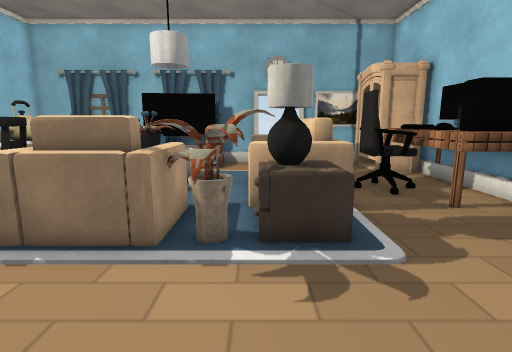
[1] (above)

19 first-person views from a walk through a scene from a Unity 3-D project. The camera is 1.2 m above the floor, tilts 10° down and sees 80° across. The floor is counted in squares, 0.5 m on a side. Each view is taken from the middle of a square. On the plan, view 1 faces up. The plan holds only what a view shows up to about 19 squares ahead; the rest is blank. Door leaves are left out, so doorways stand open. Some surface patterns are stand-ins.

[2]
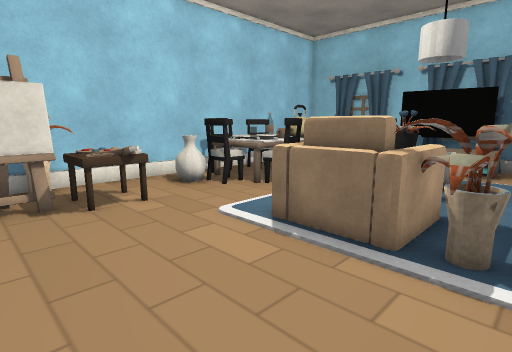

[3]
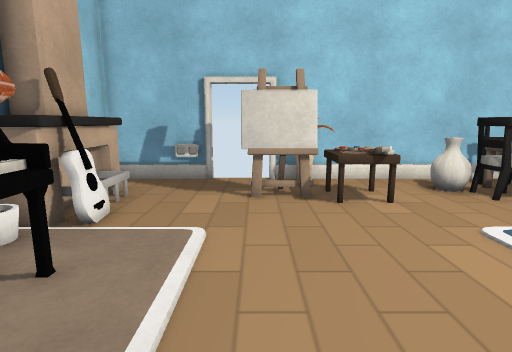

[4]
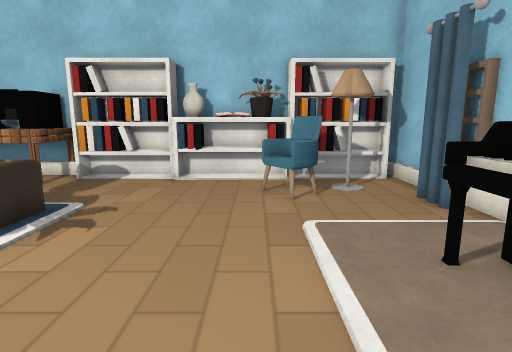

[5]
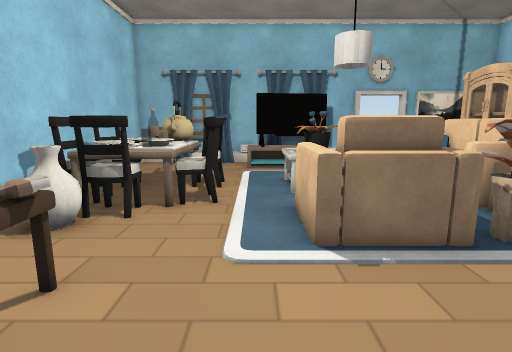

[6]
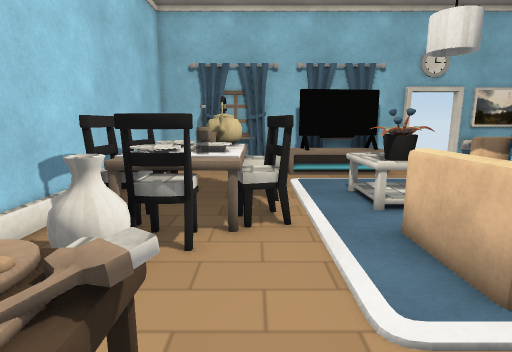

[7]
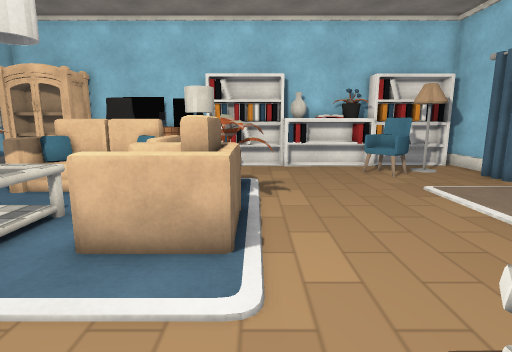

[8]
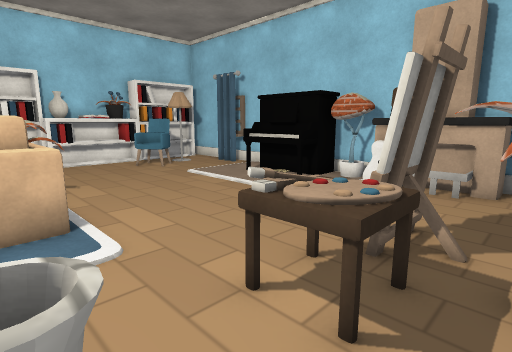

[9]
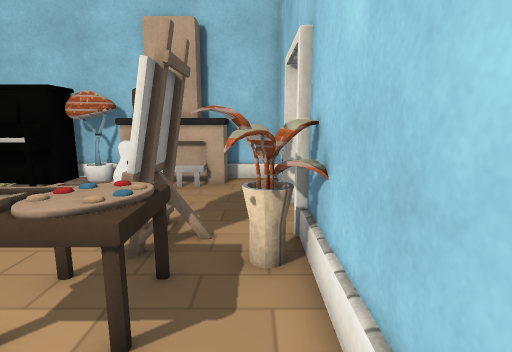

[10]
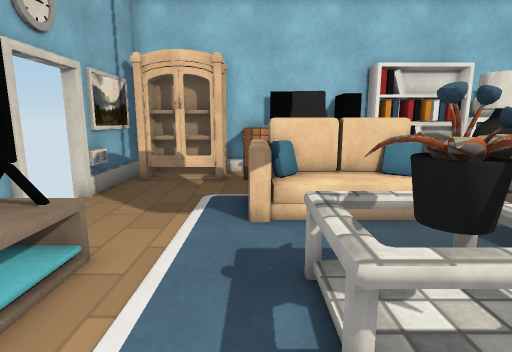

[11]
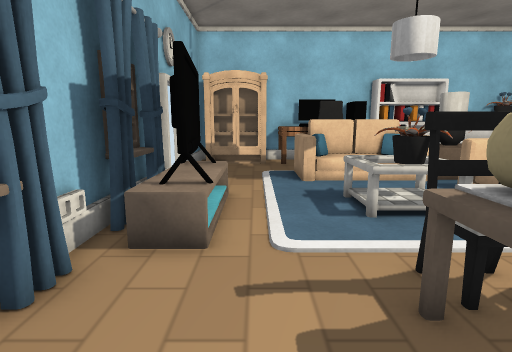

[12]
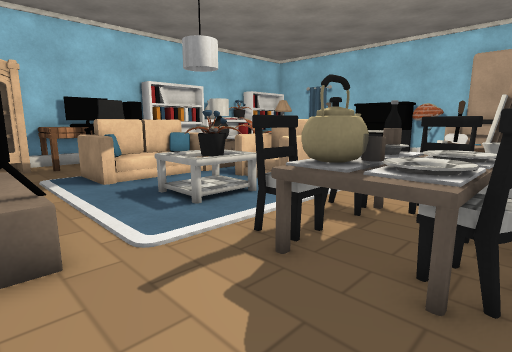

[13]
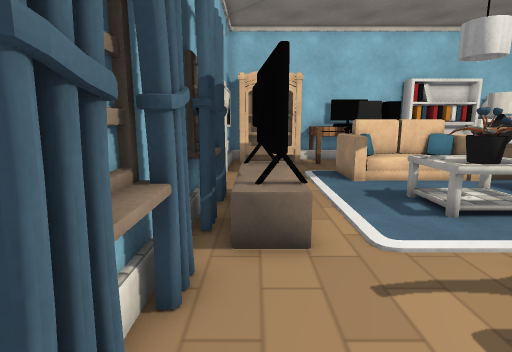

[14]
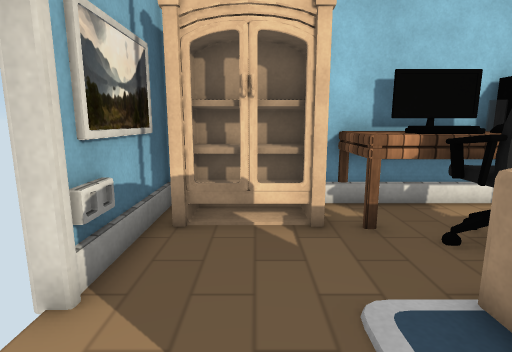

[15]
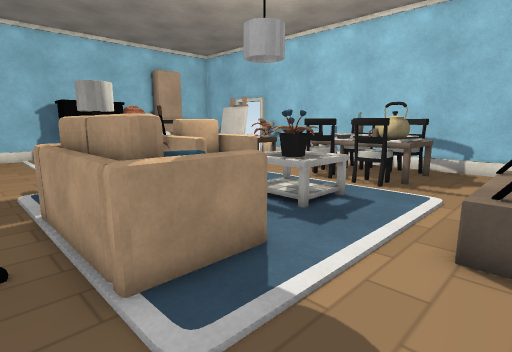

[16]
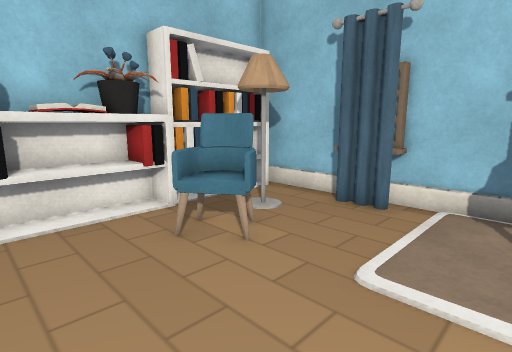

[17]
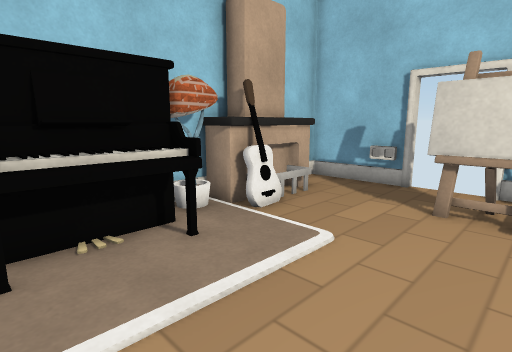

[18]
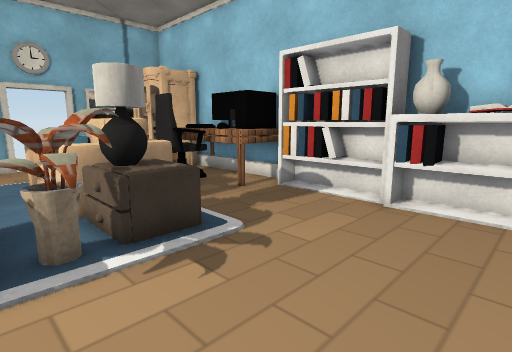

[19]
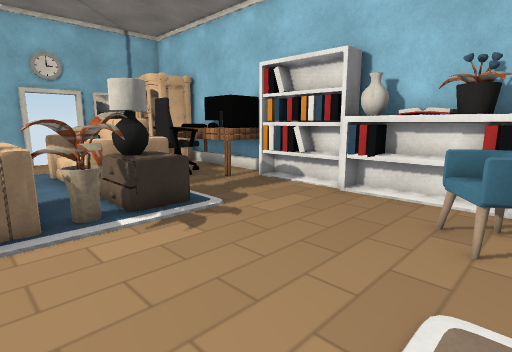

### Floor plan
Key: @ floor where view 1 was taken; # wall or solid block; x gap in a wall; . floor; D open door; = window, fence, low wall or low ledge; C cupboard; T TV; S sofa; A table; R carpet; H chair; B cabinet; L lamp; E vase; I thing the floor can be seen under or through; P piano; F shelf; K books; O other object.
Columns run from 13 left of view 1 to 8 right of it. Each row starts with its distance up from view 1.
 19   ########  ##DD######
 18 ####=##.######DDOO #C
 17 #......TTTTT.......CC
 16 #......TTTTT.......CC
 15 #..................CC#
 14 #......         ...AA#
 13 #.OOOO.      SSSS..AAA
 12 #HH OHH AAAR RSSSHHOAA
 11 #HHOOHH AAAR R SSHHO A
 10 #HHOOHH AAAR R SSHHA A
  9 #HHO HH      SSSS..AAA
  8 #.OHH.. R  R BB S..AF#
  7 #.EE... R  S LLB....K#
  6 #...... SSSS#RLB....K#
  5 #.......SSSS=#R.....K#
  4 #.AOO.......=.......K#
  3 #IOOO...............E#
  2 #IIAA...............E#
  1 #IOO................K#
  0 D..O.........@....H.K#
 -1 D...............HHH.K#
 -2 x......   .   ...HH.KF
 -3 O......  PPPP ...LLLK#
 -4 #....OO PPPPP ....LLK#
 -5 #.OOOOO#R     .###..K#
 -6 ##OO OR#RP  R#######F#

Where each view was taken, in squares from view 1:
view 1: 0 up, 0 right, facing up
view 2: 0 up, 0 right, facing up-left
view 3: 0 up, 0 right, facing left
view 4: 0 up, 6 left, facing right
view 5: 0 up, 6 left, facing up
view 6: 2 up, 8 left, facing up
view 7: 5 up, 10 left, facing right
view 8: 7 up, 12 left, facing down-right
view 9: 7 up, 12 left, facing down
view 10: 13 up, 7 left, facing right
view 11: 15 up, 12 left, facing right
view 12: 17 up, 12 left, facing down-right
view 13: 17 up, 12 left, facing right
view 14: 16 up, 1 left, facing right
view 15: 17 up, 4 right, facing down-left
view 16: 3 up, 1 left, facing down-right
view 17: 2 up, 1 left, facing down-left
view 18: 0 up, 2 left, facing up-right
view 19: 2 down, 3 left, facing up-right
